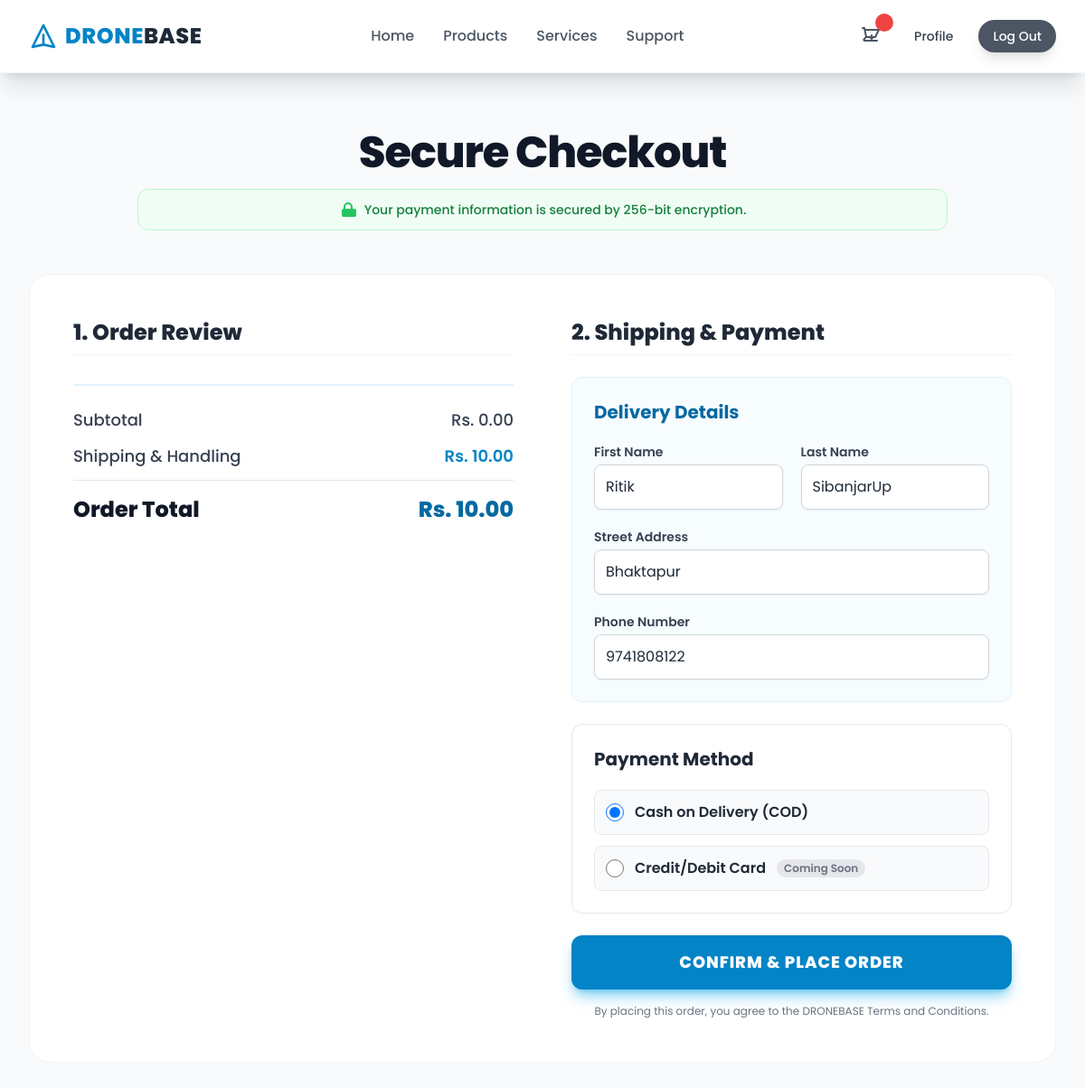
Screenshot of /checkout/ (signed in) with the database file from the repository.
### users/models.py (models this page shows, shortened)
class CustomUser(AbstractUser):
    username = None
    email = models.EmailField(gettext_lazy("email address"), unique=True)
    phone_no = models.IntegerField(null=True, validators=[MaxLengthValidator(10)])
    updated_at = models.DateTimeField(auto_now=True)
    USERNAME_FIELD = "email"
    REQUIRED_FIELDS = []
    objects = CustomUserManager()

class UserAddress(models.Model):
    user = models.OneToOneField(CustomUser, on_delete=models.CASCADE)
    address_1 = models.TextField(max_length=100)
    address_2 = models.TextField(max_length=100, null=True)
    city = models.TextField(max_length=100)

### products/views.py (the view)
# urls.py: path("checkout/", views.checkout, name="checkout"),
def checkout(request):
    total = 0
    cart_items = Cart.objects.filter(user=request.user)
    if not cart_items.exists:
        return render(request, "products/cart.html", {"cart_items": []})
    for item in cart_items:
        total += item.total
    user_address = UserAddress.objects.filter(user=request.user)
    if not user_address.exists():
        user_address = None
    else:
        user_address = user_address.first()
    return render(
        request,
        "products/checkout.html",
        {
            "cart_items": cart_items,
            "product": None,
            "total": total,
            "user_address": user_address,
            "user": request.user,
        },
    )

### templates/products/checkout.html (shortened to what this page needs)
{% extends 'base.html' %}
{% load static %}
{% block content %}
<div class="bg-gray-50 min-h-screen py-16 px-4 sm:px-6 lg:px-8">
  <div class="max-w-7xl mx-auto">
    <h1 class="text-4xl sm:text-5xl font-extrabold text-gray-900 mb-4 text-center tracking-tight">Secure Checkout</h1>
    <div class="max-w-4xl mx-auto mb-12 flex items-center justify-center text-sm font-medium text-green-700 bg-green-50 p-3 rounded-xl border border-green-200">
        <svg class="w-5 h-5 mr-2 text-green-500" fill="currentColor" viewBox="0 0 20 20"><path fill-rule="evenodd" d="M5 9V7a5 5 0 0110 0v2h2a2 2 0 012 2v5a2 2 0 01-2 2H5a2 2 0 01-2-2v-5a2 2 0 012-2h2zm8-2v2H7V7a3 3 0 016 0z" clip-rule="evenodd"></path></svg>
        Your payment information is secured by 256-bit encryption.
    </div>
    <div class="bg-white rounded-3xl shadow-3xl p-6 sm:p-10 lg:p-12 border border-gray-100">
      <div class="grid grid-cols-1 lg:grid-cols-2 gap-12 lg:gap-16">
        <div>
          <h2 class="text-2xl font-extrabold text-gray-800 mb-6 border-b pb-2 border-gray-100">1. Order Review</h2>
          <div class="mt-8 pt-6 border-t-2 border-sky-100 space-y-3 font-medium">
            <div class="flex justify-between text-gray-700 text-lg">
              <span>Subtotal</span>
              <span>Rs. {{ total|floatformat:2 }}</span>
            </div>
            <div class="flex justify-between text-gray-700 text-lg">
              <span>Shipping & Handling</span>
              <span class="text-sky-600 font-semibold">Rs. 10.00</span>
            </div>
            <div class="flex justify-between text-gray-900 text-2xl font-extrabold pt-4 border-t border-gray-200">
              <span>Order Total</span>
              <span class="text-sky-700">Rs. {{ total|add:10|floatformat:2 }}</span>
            </div>
          </div>
        </div>
        <div>
          <h2 class="text-2xl font-extrabold text-gray-800 mb-6 border-b pb-2 border-gray-100">2. Shipping & Payment</h2>
          <form method="POST" class="space-y-6" action="{% url 'order' %}">
            <div class="space-y-5 border p-6 rounded-xl border-sky-100 bg-sky-50/50">
                <h3 class="text-xl font-bold text-sky-700">Delivery Details</h3>
                <div class="grid grid-cols-1 sm:grid-cols-2 gap-5">
                  <div>
                    <label for="first_name" class="block text-sm font-semibold text-gray-700 mb-1">First Name</label>
                    <input type="text" id="first_name" name="first_name" value="{{ user.first_name|default:'' }}"
                      class="w-full p-3 border border-gray-300 rounded-lg focus:ring-2 focus:ring-sky-500 focus:border-sky-500 transition shadow-sm" required>
                  </div>
                  <div>
                    <label for="last_name" class="block text-sm font-semibold text-gray-700 mb-1">Last Name</label>
                    <input type="text" id="last_name" name="last_name" value="{{ user.last_name|default:'' }}"
                      class="w-full p-3 border border-gray-300 rounded-lg focus:ring-2 focus:ring-sky-500 focus:border-sky-500 transition shadow-sm" required>
                  </div>
                </div>
                <div>
                  <label for="address" class="block text-sm font-semibold text-gray-700 mb-1">Street Address</label>
                  <input type="text" id="address" name="address" value="{{ user_address.address_1|default:'' }}"
                    class="w-full p-3 border border-gray-300 rounded-lg focus:ring-2 focus:ring-sky-500 focus:border-sky-500 transition shadow-sm" required>
                </div>
                <div>
                  <label for="phone_number" class="block text-sm font-semibold text-gray-700 mb-1">Phone Number</label>
                  <input type="tel" id="phone_number" name="phone_number" value="{{ user.phone_no|default:'' }}"
                    class="w-full p-3 border border-gray-300 rounded-lg focus:ring-2 focus:ring-sky-500 focus:border-sky-500 transition shadow-sm" required>
                </div>
            </div>
            <div class="space-y-5 border p-6 rounded-xl border-gray-200">
                <h3 class="text-xl font-bold text-gray-800">Payment Method</h3>
                <div class="space-y-3">
                  <div class="flex items-center bg-gray-50 p-3 rounded-lg border border-gray-200 hover:bg-gray-100 cursor-pointer">
                    <input id="cod" type="radio" name="payment_method" value="cod" class="w-5 h-5 text-sky-600 border-gray-300 focus:ring-sky-500" checked>
                    <label for="cod" class="ml-3 text-base font-semibold text-gray-800">Cash on Delivery (COD)</label>
                  </div>
                  <div class="flex items-center bg-gray-50 p-3 rounded-lg border border-gray-200 hover:bg-gray-100 cursor-pointer">
                    <input id="card" type="radio" name="payment_method" value="card" class="w-5 h-5 text-sky-600 border-gray-300 focus:ring-sky-500">
                    <label for="card" class="ml-3 text-base font-semibold text-gray-800 flex items-center">
                        Credit/Debit Card
                        <span class="ml-3 text-xs text-gray-500 bg-gray-200 px-2 py-0.5 rounded-full">Coming Soon</span>
                    </label>
                  </div>
                </div>
            </div>
            <button type="submit" class="w-full mt-6 bg-sky-600 text-white font-extrabold py-4 rounded-xl shadow-lg shadow-sky-500/50 hover:bg-sky-700 transition duration-300 transform hover:scale-[1.01] focus:outline-none focus:ring-4 focus:ring-sky-300 text-lg tracking-wider uppercase">
              Confirm & Place Order
            </button>
          </form>
          <p class="mt-4 text-center text-xs text-gray-500">By placing this order, you agree to the DRONEBASE Terms and Conditions.</p>
        </div>
      </div>
    </div>
  </div>
</div>
{% endblock %}

### templates/base.html (style rules this page uses)
body { font-family: 'Poppins', sans-serif; }

### rows the page displays
CustomUser: first_name "Ritik", last_name "SibanjarUp", phone_number "9741808122"
UserAddress: address "Bhaktapur"

### other values shown
{{ total|floatformat:2 }} "0.00"
{{ total|add:10|floatformat:2 }} "10.00"
